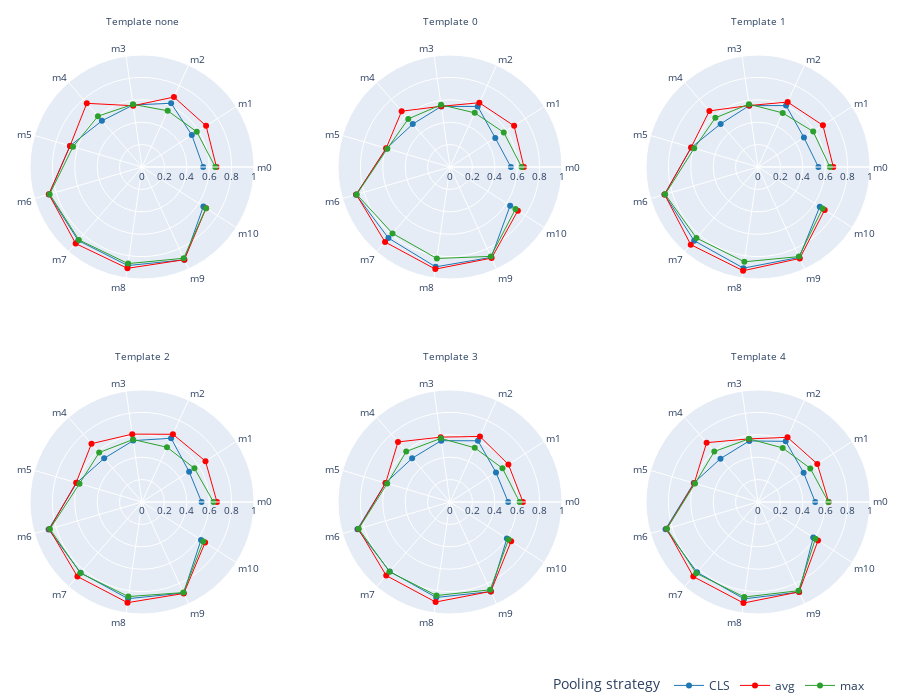

The code cell stored with this chart in its notebook:
### Markdown cell above
Detailed by template

### Code cell
titles = ['Template ' + (x if x != '' else 'none') for x in df_results['template'].drop_duplicates().values]
categories = df_results['modelID'].drop_duplicates().values.tolist()

fig = make_subplots(rows=2, cols=3, specs=[[{'type': 'polar'}] * 3] * 2, horizontal_spacing=0.1,
  vertical_spacing=0.1, subplot_titles=titles)

for i, template in enumerate(df_results['template'].drop_duplicates().values):
  for j, pool in enumerate(df_results['pool'].drop_duplicates().values):
    fig.add_trace(
      go.Scatterpolar(
        r=df_results.loc[(df_results['pool'] == pool) & (df_results['template'] == template) & 
          df_results['comparison'].notna(), 'auc'],
        theta=categories,
        name=pool,
        line=dict(color='rgb'+str(color_palette[j]), width=1),
        legendgroup=pool,
        showlegend=((i//3)+(i%3)==0)
      ),
      row=(i//3)+1, col=(i%3)+1
    )

fig.update_polars(
  radialaxis=dict(
    visible=True, range=[0, 1], tickfont = dict(size = 10)
  ),
  angularaxis=dict(
    tickangle=0, tickfont = dict(size = 10)
  )),

fig.update_layout(
  autosize=False, width=900, height=700,
  #title="AUC-score by template, model, and pooling strategy",
  #template='whi'
  legend=dict(
    title_text='Pooling strategy', orientation="h", yanchor="bottom", y=-0.1, xanchor="right", x=1
  ),
  margin=dict(l=30, r=30, t=30, b=0)
)
for i in fig['layout']['annotations']:
    i['font'] = dict(size=10)

fig.show()
fig.write_image('../../results/plots/transcriptions_encoder_detail.png', scale=2)

### Figure 1 — Plotly figure (JSON) as saved in the notebook; plotly's stock layout.template omitted (floating-point values rounded to 4 significant figures)
{"data": [{"legendgroup": "CLS", "line": {"color": "rgb(0.12156862745098039, 0.4666666666666667, 0.7058823529411765)", "width": 1}, "name": "CLS", "r": [0.5465, 0.5287, 0.6258, 0.5597, 0.5462, 0.6698, 0.8672, 0.869, 0.8888, 0.9107, 0.6513], "showlegend": true, "subplot": "polar", "theta": ["m0", "m1", "m2", "m3", "m4", "m5", "m6", "m7", "m8", "m9", "m10"], "type": "scatterpolar"}, {"legendgroup": "avg", "line": {"color": "rgb(1.0, 0.4980392156862745, 0.054901960784313725)", "width": 1}, "name": "avg", "r": [0.665, 0.6801, 0.6869, 0.5527, 0.7527, 0.6697, 0.8661, 0.9042, 0.9137, 0.9098, 0.6799], "showlegend": true, "subplot": "polar", "theta": ["m0", "m1", "m2", "m3", "m4", "m5", "m6", "m7", "m8", "m9", "m10"], "type": "scatterpolar"}, {"legendgroup": "max", "line": {"color": "rgb(0.17254901960784313, 0.6274509803921569, 0.17254901960784313)", "width": 1}, "name": "max", "r": [0.654, 0.5815, 0.5522, 0.5652, 0.6007, 0.6419, 0.8595, 0.8609, 0.8712, 0.8956, 0.6794], "showlegend": true, "subplot": "polar", "theta": ["m0", "m1", "m2", "m3", "m4", "m5", "m6", "m7", "m8", "m9", "m10"], "type": "scatterpolar"}, {"legendgroup": "CLS", "line": {"color": "rgb(0.12156862745098039, 0.4666666666666667, 0.7058823529411765)", "width": 1}, "name": "CLS", "r": [0.5435, 0.4803, 0.5947, 0.5465, 0.5074, 0.5907, 0.8752, 0.8395, 0.9004, 0.8867, 0.6384], "showlegend": false, "subplot": "polar2", "theta": ["m0", "m1", "m2", "m3", "m4", "m5", "m6", "m7", "m8", "m9", "m10"], "type": "scatterpolar"}, {"legendgroup": "avg", "line": {"color": "rgb(1.0, 0.4980392156862745, 0.054901960784313725)", "width": 1}, "name": "avg", "r": [0.6601, 0.6803, 0.6308, 0.548, 0.6595, 0.5945, 0.872, 0.8855, 0.9209, 0.8939, 0.7204], "showlegend": false, "subplot": "polar2", "theta": ["m0", "m1", "m2", "m3", "m4", "m5", "m6", "m7", "m8", "m9", "m10"], "type": "scatterpolar"}, {"legendgroup": "max", "line": {"color": "rgb(0.17254901960784313, 0.6274509803921569, 0.17254901960784313)", "width": 1}, "name": "max", "r": [0.6395, 0.5707, 0.5316, 0.5611, 0.5688, 0.583, 0.8683, 0.7839, 0.8251, 0.8771, 0.6948], "showlegend": false, "subplot": "polar2", "theta": ["m0", "m1", "m2", "m3", "m4", "m5", "m6", "m7", "m8", "m9", "m10"], "type": "scatterpolar"}, {"legendgroup": "CLS", "line": {"color": "rgb(0.12156862745098039, 0.4666666666666667, 0.7058823529411765)", "width": 1}, "name": "CLS", "r": [0.5393, 0.4875, 0.6032, 0.5535, 0.5095, 0.6206, 0.8707, 0.8706, 0.912, 0.8874, 0.6553], "showlegend": false, "subplot": "polar3", "theta": ["m0", "m1", "m2", "m3", "m4", "m5", "m6", "m7", "m8", "m9", "m10"], "type": "scatterpolar"}, {"legendgroup": "avg", "line": {"color": "rgb(1.0, 0.4980392156862745, 0.054901960784313725)", "width": 1}, "name": "avg", "r": [0.6727, 0.689, 0.6378, 0.5545, 0.663, 0.6221, 0.8689, 0.917, 0.9354, 0.8973, 0.7081], "showlegend": false, "subplot": "polar3", "theta": ["m0", "m1", "m2", "m3", "m4", "m5", "m6", "m7", "m8", "m9", "m10"], "type": "scatterpolar"}, {"legendgroup": "max", "line": {"color": "rgb(0.17254901960784313, 0.6274509803921569, 0.17254901960784313)", "width": 1}, "name": "max", "r": [0.6419, 0.5858, 0.5308, 0.5673, 0.5814, 0.5937, 0.8641, 0.8391, 0.8548, 0.8792, 0.6851], "showlegend": false, "subplot": "polar3", "theta": ["m0", "m1", "m2", "m3", "m4", "m5", "m6", "m7", "m8", "m9", "m10"], "type": "scatterpolar"}, {"legendgroup": "CLS", "line": {"color": "rgb(0.12156862745098039, 0.4666666666666667, 0.7058823529411765)", "width": 1}, "name": "CLS", "r": [0.5316, 0.5003, 0.6251, 0.5536, 0.5156, 0.607, 0.8695, 0.8367, 0.8723, 0.8935, 0.6265], "showlegend": false, "subplot": "polar4", "theta": ["m0", "m1", "m2", "m3", "m4", "m5", "m6", "m7", "m8", "m9", "m10"], "type": "scatterpolar"}, {"legendgroup": "avg", "line": {"color": "rgb(1.0, 0.4980392156862745, 0.054901960784313725)", "width": 1}, "name": "avg", "r": [0.6695, 0.6738, 0.6644, 0.6119, 0.6889, 0.6126, 0.8612, 0.8806, 0.9082, 0.898, 0.6699], "showlegend": false, "subplot": "polar4", "theta": ["m0", "m1", "m2", "m3", "m4", "m5", "m6", "m7", "m8", "m9", "m10"], "type": "scatterpolar"}, {"legendgroup": "max", "line": {"color": "rgb(0.17254901960784313, 0.6274509803921569, 0.17254901960784313)", "width": 1}, "name": "max", "r": [0.6382, 0.5564, 0.537, 0.5636, 0.5838, 0.5816, 0.8573, 0.8404, 0.8531, 0.8894, 0.6511], "showlegend": false, "subplot": "polar4", "theta": ["m0", "m1", "m2", "m3", "m4", "m5", "m6", "m7", "m8", "m9", "m10"], "type": "scatterpolar"}, {"legendgroup": "CLS", "line": {"color": "rgb(0.12156862745098039, 0.4666666666666667, 0.7058823529411765)", "width": 1}, "name": "CLS", "r": [0.5192, 0.4881, 0.6005, 0.5528, 0.5163, 0.6002, 0.8617, 0.8214, 0.8614, 0.8794, 0.6036], "showlegend": false, "subplot": "polar5", "theta": ["m0", "m1", "m2", "m3", "m4", "m5", "m6", "m7", "m8", "m9", "m10"], "type": "scatterpolar"}, {"legendgroup": "avg", "line": {"color": "rgb(1.0, 0.4980392156862745, 0.054901960784313725)", "width": 1}, "name": "avg", "r": [0.6516, 0.6195, 0.6432, 0.585, 0.7092, 0.599, 0.8525, 0.8695, 0.9027, 0.8778, 0.6489], "showlegend": false, "subplot": "polar5", "theta": ["m0", "m1", "m2", "m3", "m4", "m5", "m6", "m7", "m8", "m9", "m10"], "type": "scatterpolar"}, {"legendgroup": "max", "line": {"color": "rgb(0.17254901960784313, 0.6274509803921569, 0.17254901960784313)", "width": 1}, "name": "max", "r": [0.6212, 0.5567, 0.5318, 0.5738, 0.5969, 0.5846, 0.8501, 0.8244, 0.8435, 0.8625, 0.6213], "showlegend": false, "subplot": "polar5", "theta": ["m0", "m1", "m2", "m3", "m4", "m5", "m6", "m7", "m8", "m9", "m10"], "type": "scatterpolar"}, {"legendgroup": "CLS", "line": {"color": "rgb(0.12156862745098039, 0.4666666666666667, 0.7058823529411765)", "width": 1}, "name": "CLS", "r": [0.5106, 0.484, 0.595, 0.5507, 0.5117, 0.598, 0.8603, 0.8309, 0.8741, 0.8847, 0.5861], "showlegend": false, "subplot": "polar6", "theta": ["m0", "m1", "m2", "m3", "m4", "m5", "m6", "m7", "m8", "m9", "m10"], "type": "scatterpolar"}, {"legendgroup": "avg", "line": {"color": "rgb(1.0, 0.4980392156862745, 0.054901960784313725)", "width": 1}, "name": "avg", "r": [0.6308, 0.6292, 0.6343, 0.5691, 0.7007, 0.5936, 0.8502, 0.8816, 0.9117, 0.8827, 0.637], "showlegend": false, "subplot": "polar6", "theta": ["m0", "m1", "m2", "m3", "m4", "m5", "m6", "m7", "m8", "m9", "m10"], "type": "scatterpolar"}, {"legendgroup": "max", "line": {"color": "rgb(0.17254901960784313, 0.6274509803921569, 0.17254901960784313)", "width": 1}, "name": "max", "r": [0.6283, 0.5548, 0.5304, 0.5695, 0.5958, 0.5861, 0.848, 0.8422, 0.8575, 0.871, 0.6089], "showlegend": false, "subplot": "polar6", "theta": ["m0", "m1", "m2", "m3", "m4", "m5", "m6", "m7", "m8", "m9", "m10"], "type": "scatterpolar"}], "layout": {"annotations": [{"font": {"size": 10}, "showarrow": false, "text": "Template none", "x": 0.1333, "xanchor": "center", "xref": "paper", "y": 1, "yanchor": "bottom", "yref": "paper"}, {"font": {"size": 10}, "showarrow": false, "text": "Template 0", "x": 0.5, "xanchor": "center", "xref": "paper", "y": 1, "yanchor": "bottom", "yref": "paper"}, {"font": {"size": 10}, "showarrow": false, "text": "Template 1", "x": 0.8667, "xanchor": "center", "xref": "paper", "y": 1, "yanchor": "bottom", "yref": "paper"}, {"font": {"size": 10}, "showarrow": false, "text": "Template 2", "x": 0.1333, "xanchor": "center", "xref": "paper", "y": 0.45, "yanchor": "bottom", "yref": "paper"}, {"font": {"size": 10}, "showarrow": false, "text": "Template 3", "x": 0.5, "xanchor": "center", "xref": "paper", "y": 0.45, "yanchor": "bottom", "yref": "paper"}, {"font": {"size": 10}, "showarrow": false, "text": "Template 4", "x": 0.8667, "xanchor": "center", "xref": "paper", "y": 0.45, "yanchor": "bottom", "yref": "paper"}], "autosize": false, "height": 700, "legend": {"orientation": "h", "title": {"text": "Pooling strategy"}, "x": 1, "xanchor": "right", "y": -0.1, "yanchor": "bottom"}, "margin": {"b": 0, "l": 30, "r": 30, "t": 30}, "polar": {"angularaxis": {"tickangle": 0, "tickfont": {"size": 10}}, "domain": {"x": [0, 0.2667], "y": [0.55, 1]}, "radialaxis": {"range": [0, 1], "tickfont": {"size": 10}, "visible": true}}, "polar2": {"angularaxis": {"tickangle": 0, "tickfont": {"size": 10}}, "domain": {"x": [0.3667, 0.6333], "y": [0.55, 1]}, "radialaxis": {"range": [0, 1], "tickfont": {"size": 10}, "visible": true}}, "polar3": {"angularaxis": {"tickangle": 0, "tickfont": {"size": 10}}, "domain": {"x": [0.7333, 1], "y": [0.55, 1]}, "radialaxis": {"range": [0, 1], "tickfont": {"size": 10}, "visible": true}}, "polar4": {"angularaxis": {"tickangle": 0, "tickfont": {"size": 10}}, "domain": {"x": [0, 0.2667], "y": [0, 0.45]}, "radialaxis": {"range": [0, 1], "tickfont": {"size": 10}, "visible": true}}, "polar5": {"angularaxis": {"tickangle": 0, "tickfont": {"size": 10}}, "domain": {"x": [0.3667, 0.6333], "y": [0, 0.45]}, "radialaxis": {"range": [0, 1], "tickfont": {"size": 10}, "visible": true}}, "polar6": {"angularaxis": {"tickangle": 0, "tickfont": {"size": 10}}, "domain": {"x": [0.7333, 1], "y": [0, 0.45]}, "radialaxis": {"range": [0, 1], "tickfont": {"size": 10}, "visible": true}}, "width": 900}}
